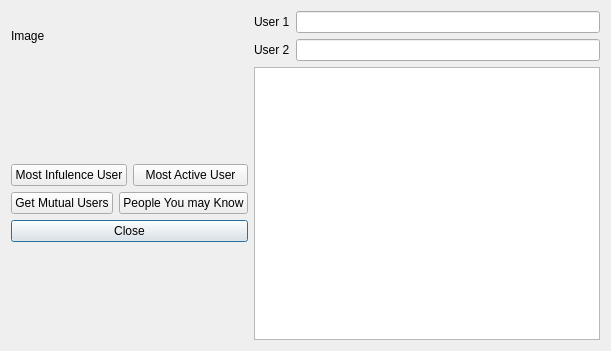
<?xml version="1.0" encoding="UTF-8"?>
<ui version="4.0">
 <class>GraphVisualWindow</class>
 <widget class="QDialog" name="GraphVisualWindow">
  <property name="geometry">
   <rect>
    <x>0</x>
    <y>0</y>
    <width>611</width>
    <height>351</height>
   </rect>
  </property>
  <property name="windowTitle">
   <string>Dialog</string>
  </property>
  <layout class="QGridLayout" name="gridLayout_3">
   <item row="1" column="1">
    <layout class="QHBoxLayout" name="horizontalLayout_5">
     <item>
      <widget class="QLabel" name="label_3">
       <property name="text">
        <string>User 2</string>
       </property>
      </widget>
     </item>
     <item>
      <widget class="QLineEdit" name="User2"/>
     </item>
    </layout>
   </item>
   <item row="2" column="1">
    <widget class="QTextBrowser" name="textBrowser"/>
   </item>
   <item row="2" column="0">
    <layout class="QGridLayout" name="gridLayout_2">
     <item row="0" column="0">
      <layout class="QHBoxLayout" name="horizontalLayout_3">
       <item>
        <layout class="QGridLayout" name="gridLayout">
         <item row="2" column="0">
          <widget class="QPushButton" name="pushButton">
           <property name="text">
            <string>Close</string>
           </property>
          </widget>
         </item>
         <item row="0" column="0">
          <layout class="QHBoxLayout" name="horizontalLayout">
           <item>
            <widget class="QPushButton" name="Most_Inf">
             <property name="text">
              <string>Most Infulence User</string>
             </property>
            </widget>
           </item>
           <item>
            <widget class="QPushButton" name="Most_Act">
             <property name="text">
              <string>Most Active User</string>
             </property>
            </widget>
           </item>
          </layout>
         </item>
         <item row="1" column="0">
          <layout class="QHBoxLayout" name="horizontalLayout_2">
           <item>
            <widget class="QPushButton" name="Mutual">
             <property name="text">
              <string>Get Mutual Users</string>
             </property>
            </widget>
           </item>
           <item>
            <widget class="QPushButton" name="People_You">
             <property name="text">
              <string>People You may Know</string>
             </property>
            </widget>
           </item>
          </layout>
         </item>
        </layout>
       </item>
      </layout>
     </item>
    </layout>
   </item>
   <item row="0" column="1">
    <layout class="QHBoxLayout" name="horizontalLayout_4">
     <item>
      <widget class="QLabel" name="label_2">
       <property name="text">
        <string>User 1</string>
       </property>
      </widget>
     </item>
     <item>
      <widget class="QLineEdit" name="User1"/>
     </item>
    </layout>
   </item>
   <item row="0" column="0" rowspan="2">
    <widget class="QLabel" name="label">
     <property name="text">
      <string>Image</string>
     </property>
    </widget>
   </item>
  </layout>
 </widget>
 <resources/>
 <connections/>
</ui>
